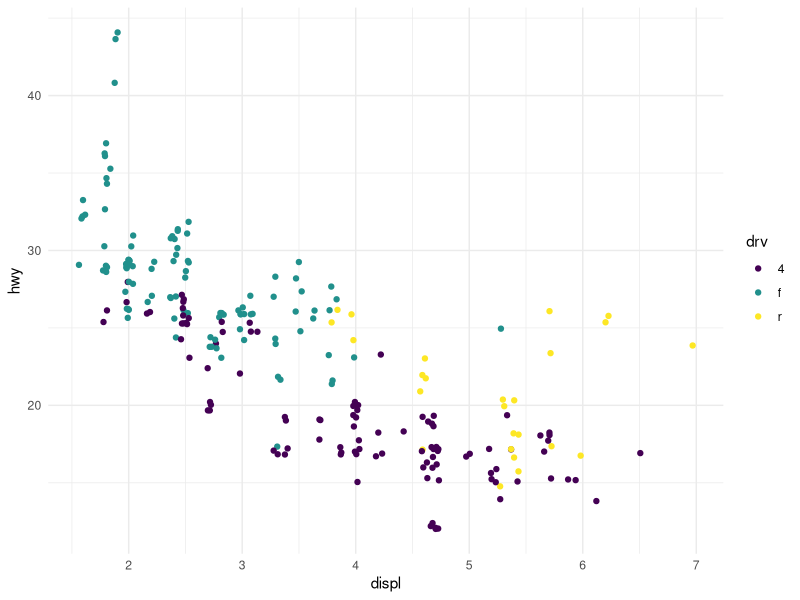

R code for this plot:
## ---- chunk 1
knitr::opts_chunk$set(echo = TRUE)
## ---- chunk 2
library(tidyverse)
library(broom)
library(tidyverse)
library(ggridges) 
## ---- chunk 3
mpg %>% 
  ggplot(aes(x = displ, y = hwy, color = drv)) + 
  geom_jitter() + scale_color_viridis_d() +
  theme_minimal()
